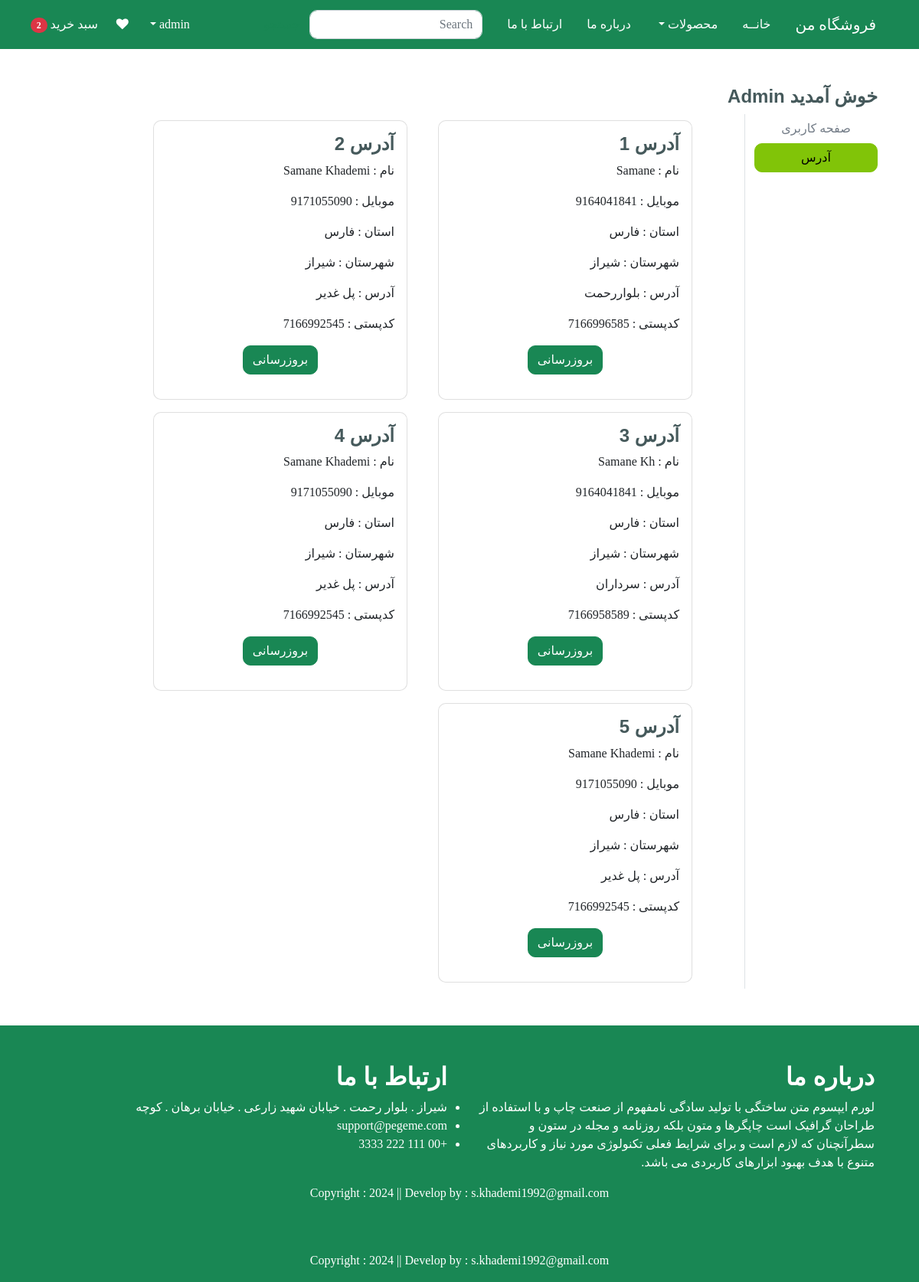
The app's page /address/ (signed in), older data.
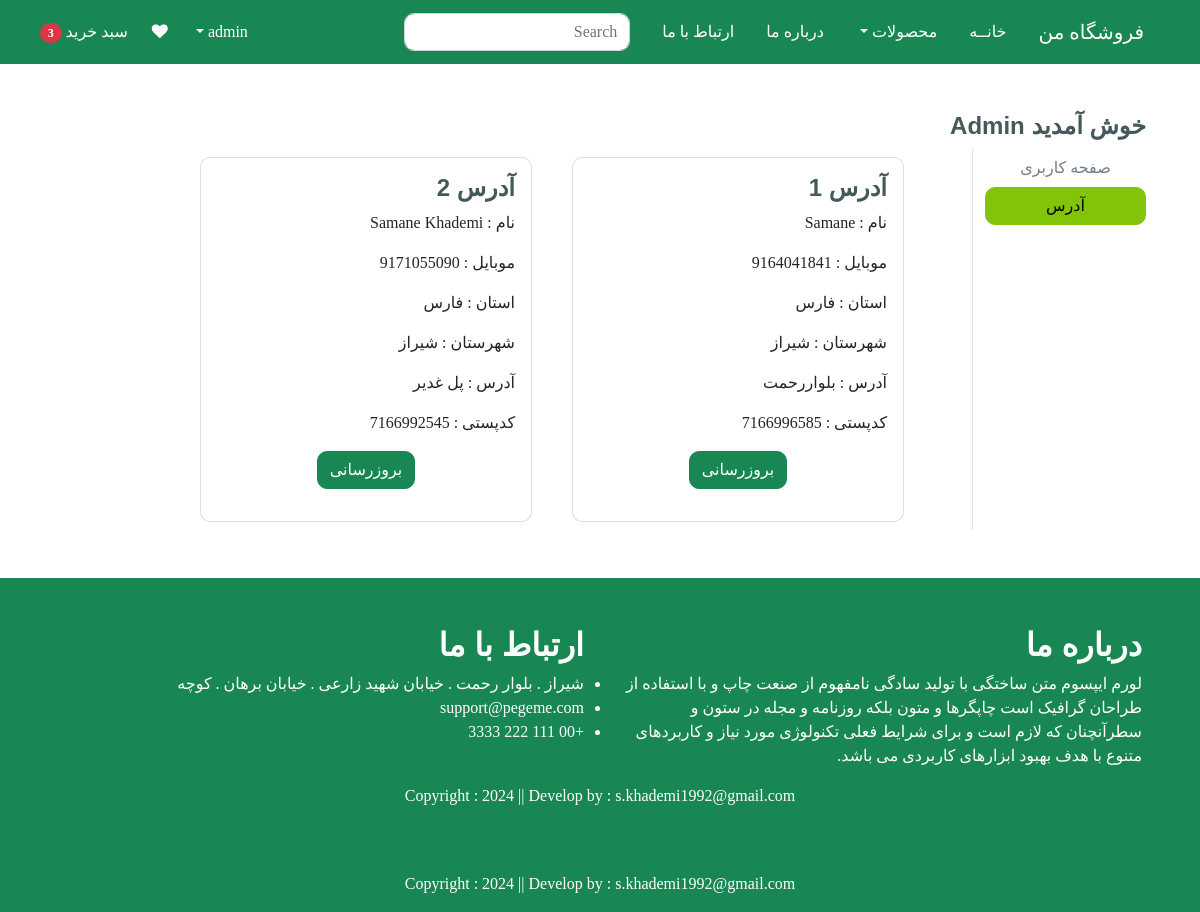
The same page, newer data.
### app/models.py (models this page shows, shortened)
class Customer(models.Model):
    user = models.ForeignKey(User, on_delete=models.CASCADE)
    name = models.CharField(max_length=200)
    mobile = models.IntegerField(default=0)
    state = models.CharField(max_length=50)
    city = models.CharField(max_length=50)
    locality = models.CharField(max_length=200)
    zipcode = models.IntegerField()

### app/views.py (the view)
# urls.py: path('address/', views.address, name='address'),
def address(request):
    add = Customer.objects.filter(user=request.user)
    totalitem = 0
    wishitem = 0
    if request.user.is_authenticated:
        totalitem = len(Cart.objects.filter(user=request.user))
        wishitem = len(Wishlist.objects.filter(user=request.user))
    return render(request, 'app/address.html', locals())

### app/templates/app/address.html (shortened to what this page needs)
{% extends 'app/base.html' %}
{% load static %}
{% block main-content %}
<div class="container my-5">
    <div class="row">
        <h4><span class="text-capitalize">خوش آمدید {{ request.user }}</span></h4>
        <div class="col-sm-2 border-start">
            <ul class="list-unstyled">
                <li class="d-grid"><a href="{% url 'profile' %}" class="btn">صفحه کاربری</a></li>
                <li class="d-grid"><a href="{% url 'address' %}" class="btn btn-primary">آدرس</a></li>
            </ul>
        </div>
        <div class="col-sm-8 offset-sm-1 mx-5">
            <div class="row">
                {% for ad in add %}
                <div class="col-sm-6">
                    <div class="card m-2">
                        <div class="card-body">
                            <h4>آدرس {{ forloop.counter }}</h4>
                            <p>نام : {{ ad.name }}</p>
                            <p>موبایل : {{ ad.mobile }}</p>
                            <p>استان : {{ ad.state }}</p>
                            <p>شهرستان : {{ ad.city }}</p>
                            <p>آدرس : {{ ad.locality }}</p>
                            <p>کدپستی : {{ ad.zipcode }}</p>
                            <p class="text-center"><a href="{% url 'updateAddress' pk=ad.id %}" type="button" class="btn btn-success">بروزرسانی</a></p>
                        </div>
                    </div>
                </div>
                {% endfor %}
            </div>
        </div>
    </div>
</div>
{% endblock main-content %}

### app/templates/app/base.html (shortened to what the changed rows need)
<!DOCTYPE html>
{% load static %}
<html lang="fa" dir="rtl">
<head>
    <link href="https://cdn.jsdelivr.net/npm/bootstrap@5.3.3/dist/css/bootstrap.min.css" rel="stylesheet">
    <link rel="stylesheet" href="{% static 'app/css/all.min.css' %}">
    <link rel="stylesheet" href="{% static 'app/css/owl.carousel.min.css' %}">
    <link rel="stylesheet" href="{% static 'app/css/style.css' %}">
    <link rel="stylesheet" href="{% static 'app/css/font-awesome.min.css' %}">
    <link rel="stylesheet" href="{% static 'app/css/responsive.css' %}">
    <link rel="stylesheet" href="{% static 'app/css/bootstrap.min.css' %}">
</head>
<body class="font" dir="rtl">
    <nav class="navbar sticky-top navbar-expand-lg navbar-dark bg-success">
        <div class="container-fluid my-1">
            <div>
                <ul class="navbar-nav me-auto mb-2 mb-lg-0">
                    {% if user.is_authenticated %}
                    <li class="nav-item mx-2">
                        <a href="{% url 'showcart' %}" class="nav-link text-white">سبد خرید <span class="badge bg-danger">{% if totalitem > 0 %} {{ totalitem }} {% endif %}</span></a>
                    </li>
                    {% endif %}
                </ul>
            </div>
        </div>
    </nav>
{% block main-content %}{% endblock main-content %}
	<div class="text-white bg-success py-5">
		<div class="container">
			<div class="row">
				<div class="col-lg-6 col-md-6 px-3">
					<div class="about-widget">
						<h2 class="fs-sm-1 text-white">درباره ما</h2>
					</div>
				</div>
				<div class="col-lg-6 col-md-6 px-3">
					<div class="footer-box get-in-touch">
						<h2 class="widget-title text-white">ارتباط با ما</h2>
					</div>
				</div>
			</div>
		</div>
	</div>
</body>
</html>

Row changes from the older to the newer data that the page shows:
removed Customer: name "Samane Kh", mobile "9164041841", state "فارس", city "شیراز", locality "سرداران", zipcode "7166958589"
removed Customer: name "Samane Khademi", mobile "9171055090", state "فارس", city "شیراز", locality "پل غدیر", zipcode "7166992545"
removed Customer: name "Samane Khademi", mobile "9171055090", state "فارس", city "شیراز", locality "پل غدیر", zipcode "7166992545"
Text that changed along with them:
{{ totalitem }}: "2" → "3"
